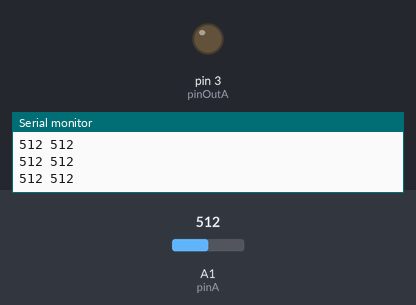
The sketch below on a simulated Arduino Uno, built with avr-gcc and run on an emulated ATmega328P. Shown: output pins drawn as LEDs (lit = HIGH), the last lines printed to the serial monitor. Inputs (shaded band) come from the test bench; at power-on: A1 (pinA) = 512.

Above: at 1.2 s.
1.3 s: A1 (pinA) set to 716
At 2.2 s:
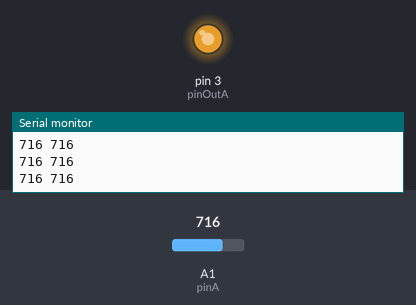
2.8 s: A1 (pinA) set to 757
At 3.3 s:
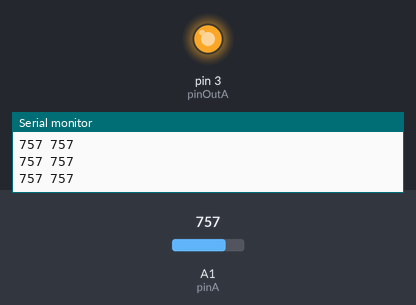
4.3 s: A1 (pinA) set to 768
At 5.5 s:
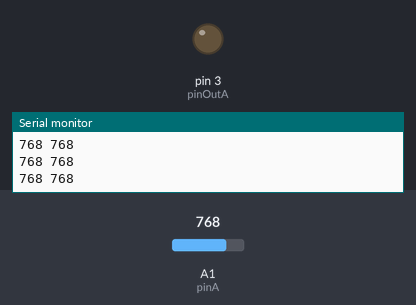
5.8 s: A1 (pinA) set to 900
At 6.6 s:
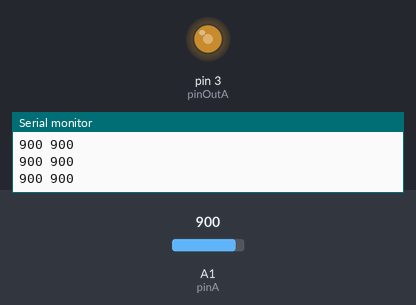
7.3 s: A1 (pinA) set to 306
At 8.0 s:
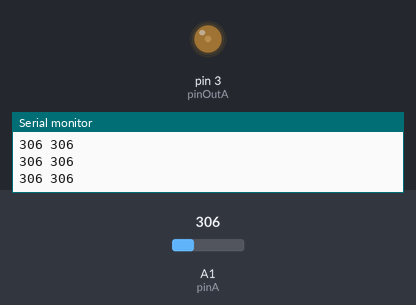
8.8 s: A1 (pinA) set to 122
At 10.2 s:
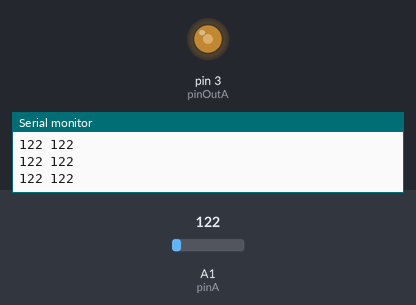
Timing chart, 0 to 11.3 s (numbered marks = the images above; inputs shaded):
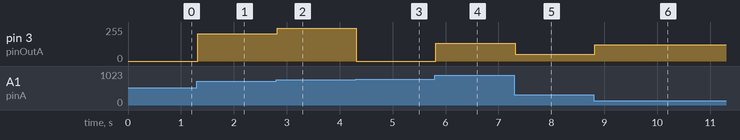

The sketch:

sketch_mar23a.ino
```cpp
#define pinA A1
#define pinB A2
#define pinOutA 3
#define pinOutB 6

void output(int pin, int data) {
  analogWrite(pin, data);
}

void setup() {
  // put your setup code here, to run once:
  pinMode(pinA, INPUT);
  pinMode(pinB, INPUT);
  Serial.begin(9600);
}

void loop() {
  // put your main code here, to run repeatedly:
  int dataA = analogRead(pinA);
//  Serial.print(" ");
//  Serial.println(analogRead(pinB));
  Serial.print(dataA);
  Serial.print(" ");
  Serial.println(analogRead(pinA));
  output(pinOutA, dataA);
}
```

Measured:
- the behaviour switches between 767 and 768 on A1 (pinA) (found by bisection; images 2 and 3)
- after the input at 1.3 s, pin 3 (pinOutA): 0/255 → 204/255 at once
- after the input at 2.8 s, pin 3 (pinOutA): 204/255 → 245/255 at once
- after the input at 4.3 s, pin 3 (pinOutA): 245/255 → 0/255 at once
- after the input at 5.8 s, pin 3 (pinOutA): 0/255 → 132/255 at once
- after the input at 7.3 s, pin 3 (pinOutA): 132/255 → 50/255 at once
- after the input at 8.8 s, pin 3 (pinOutA): 50/255 → 122/255 at once
